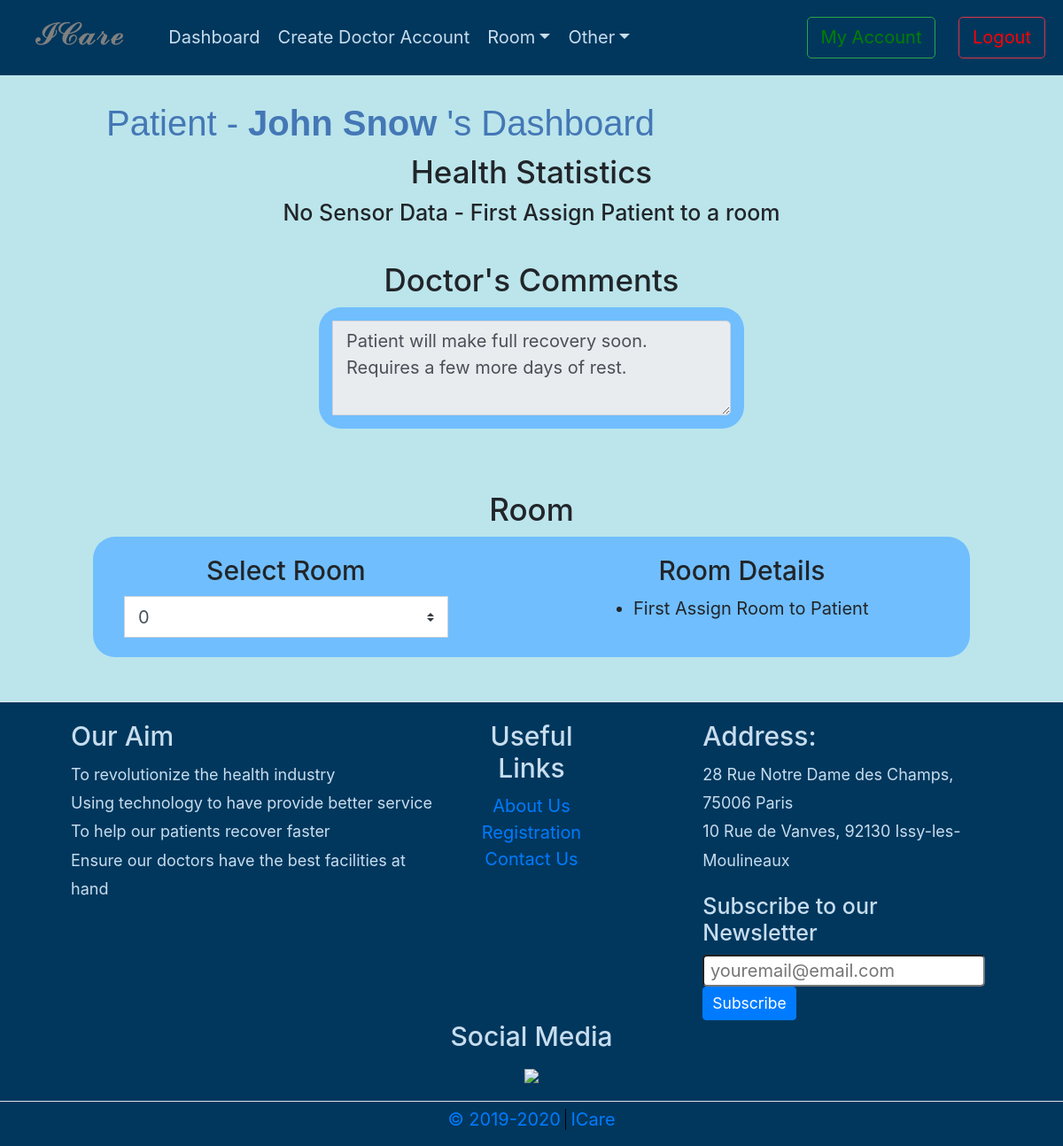
Screenshot of /view-patient-dashboard.php?id=56 (signed in) with the database file from the repository.
### tables this page shows
CREATE TABLE `patient` (
  `idPatient` int(10) NOT NULL,
  `First_Name` varchar(45) DEFAULT NULL,
  `Last_Name` varchar(45) DEFAULT NULL,
  `Phone_number` varchar(45) DEFAULT NULL,
  `BirthDate` varchar(45) DEFAULT NULL,
  `Address` varchar(45) DEFAULT NULL,
  `Cholesterol` varchar(450) DEFAULT NULL,
  `Emerg_FirstName` varchar(45) DEFAULT NULL,
  `Emerg_LastName` varchar(45) DEFAULT NULL,
  `Emerg_Relation` varchar(45) DEFAULT NULL,
  `Emerg_PhoneNumber1` varchar(20) DEFAULT NULL,
  `Emerg2_PhoneNumber2` varchar(20) DEFAULT NULL,
  `Emerg_PhoneNumber2` varchar(20) DEFAULT NULL,
  `HepatitisB` varchar(45) DEFAULT NULL,
  `ChickenPox` varchar(45) DEFAULT NULL,
  `Measles` varchar(45) DEFAULT NULL,
  `Medical_History` varchar(800) DEFAULT NULL,
  `Height` varchar(45) DEFAULT NULL,
  `Weight` varchar(45) DEFAULT NULL,
  `DoctorId` int(11) DEFAULT NULL,
  `Gender` varchar(30) NOT NULL,
  `Occupation` varchar(30) NOT NULL,
  `Marital_Status` varchar(30) NOT NULL,
  `EmailID` varchar(50) NOT NULL,
  `Social_Security` varchar(50) NOT NULL,
  `Emerg2_Relation` varchar(50) NOT NULL,
  `Emerg2_FirstName` varchar(50) NOT NULL,
  `Emerg2_PhoneNumber1` varchar(20) NOT NULL,
  `BloodPressure` varchar(100) NOT NULL,
  `HeartDisease` varchar(100) NOT NULL,
  `Vaccination_History` varchar(100) NOT NULL,
  `OtherHealthIssues` varchar(500) NOT NULL,
  `Emerg2_LastName` varchar(30) NOT NULL,
  `DoctorComments` text DEFAULT NULL,
  `RoomNo` int(20) NOT NULL
);

### view-patient-dashboard.php (the view, shortened to what this page needs)
<?php
    global $patient_id;
    include('includes/header.php');
    if(isset($_GET['id'])) {
		$patient_id = $_GET['id'];
	}
    if(isset($patient_id)) {
        $record = mysqli_query($conn, "SELECT * FROM patient WHERE idPatient=$patient_id");
        $n = mysqli_fetch_array($record);
        $FirstName    			=  $n['First_Name'];
        $LastName    			=  $n['Last_Name'];
        $Comments               =  $n['DoctorComments'];
        $RoomNo               =  $n['RoomNo'];
        $count=0;
    }
?>
    <div class="main-content">
        <h2> Patient -
        <?php  if (isset($patient_id)) : ?>
            <strong>
                <?php echo $FirstName, " ", $LastName;?>
            </strong>'s Dashboard <?php endif ?>
        </h2>
        <h3 class="text-center">Health Statistics</h3>
        <?php if($count==0) echo '<h5 class="text-center">No Sensor Data - First Assign Patient to a room</h5>'; ?>
        <div class="row" style="padding: 30px 0;">
            <form class="col-md-12" action="view-patient-dashboard.php?id=<?php echo $patient_id?>" method="post">
                <h3 class="text-center">Doctor's Comments</h3>
                <div class="input-group col-md-6" style="margin:auto; padding: 15px; background-color: #70befe;   border-radius: 25px;">
                    <textarea class="form-control" rows="3" <?php if(userType()!=2) echo 'readonly'?> name="DoctorComments"><?php echo $Comments ; ?></textarea>
                </div>
            </form>
        </div>
        <div class="row" style="padding-top:30px;">
            <h3 style="margin:10px auto;">Room</h3>
            <form class="col-md-12 row" action="view-patient-dashboard.php?id=<?php echo $patient_id?>" method="post" style="margin:auto; padding: 20px; background-color: #70befe;   border-radius: 25px;">
                <div class="input-group col-md-5" >
                    <?php if(userType()==4) {
                        echo '
                            <h4 style="margin: 0 auto 10px auto;">Patient Room</h4>
                        ';} else {
                        echo '
                            <h4 style="margin: 0 auto 10px auto;">Select Room</h4>
                        '; }
                    ?>
                    <div class="input-group">
                        <select class="custom-select" name="room_no" <?php if(userType()==4){ echo 'disabled';}  ?> required>
                            <option selected><?php echo $RoomNo; ?></option>
                        </select>
                        <br>
                    </div>
                </div>
                <?php if(($RoomNo==0) && (userType()!=4)) {
                    echo "
                    <div class='input-group col-md-6 offset-md-1' >
                        <h4 style='margin: 0 auto 10px auto;'>Room Details</h4>
                        <div class='input-group ml-5'>
                            <ul>
                                <li>First Assign Room to Patient</li>
                            <ul>
                        </div>
                    </div>
                    ";
                        }
                ?>
            </form>
        </div>
    </div>
</div>
<?php
	include('includes/footer.php');
?>

### css/styles.css (style rules this page uses)
:root { font-size: 20px; font-family: "Times New Roman", Times, serif; }
h2 { color: #4477B5; font-family: "Source Sans Pro", "Arial", serif; font-weight: normal; }
.main-content { width: 80%; margin: 0 auto; padding: 30px 0 50px 0; }

### rows the page displays
patient: First_Name "John", Last_Name "Snow", DoctorComments "Patient will make full recovery soon. Requires a few more days of rest.", room_no "0"

### other values shown
$fromYear "2019"
$thisYear "2020"
